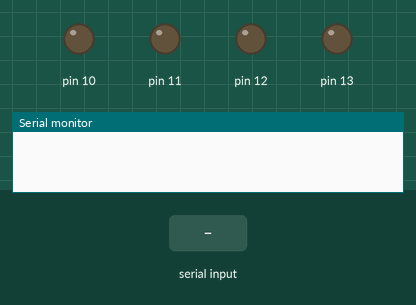
This sketch was run on a simulated Arduino Uno, built with avr-gcc and run on an emulated ATmega328P. On the bench: output pins drawn as LEDs (lit = HIGH), the last lines printed to the serial monitor. The test bench sets the inputs (shaded band).

Above: at 1.2 s.
1.3 s: "1" received over Serial
At 1.7 s:
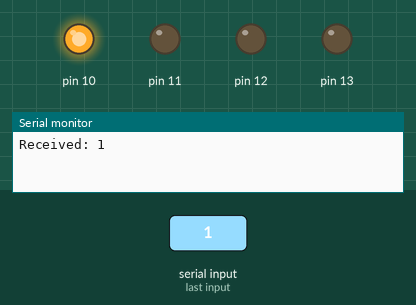
2.8 s: "2" received over Serial
At 4.0 s:
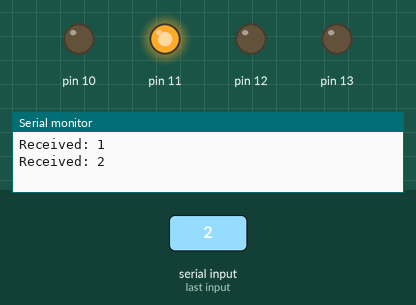
4.3 s: "3" received over Serial
At 5.2 s:
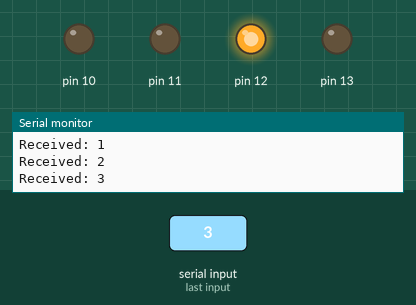
5.8 s: "4" received over Serial
At 6.3 s:
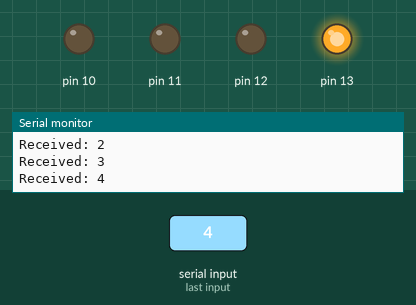
Timing chart, 0 to 8.3 s (numbered marks = the images above; inputs shaded):
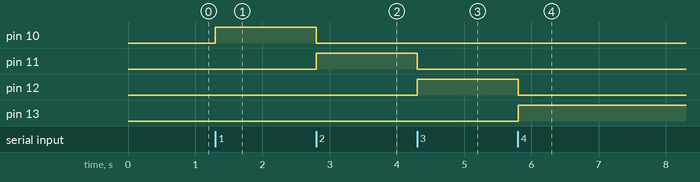

The sketch:

btserial.ino
```cpp
#define LED_1 10
#define LED_2 11
#define LED_3 12
#define LED_4 13

void setup()
{
  int i = 0;
  Serial.begin(9600);
  for (i = LED_1; i < (LED_4 + 1); ++i) {
    pinMode(i, OUTPUT);
    digitalWrite(i, LOW);
  }
}

void enable_led(int led)
{
  int i = 0;
  for (i = LED_1; i < (LED_4 + 1); ++i) {
    if (i == led) {
      digitalWrite(i, HIGH);
    } else {
      digitalWrite(i, LOW);
    }
  }
}

void loop()
{
    if (Serial.available() > 0) {
        char ch = Serial.read();
        Serial.print("Received: ");
        Serial.println(ch);
	switch(ch) {
	case '1':
	  enable_led(LED_1);
	  break;
	case '2':
	  enable_led(LED_2);
	  break;
	case '3':
	  enable_led(LED_3);
	  break;
	case '4':
	  enable_led(LED_4);
	  break;
	}
    }
}
```

Measured:
- after the input at 1.3 s, pin 10: LOW → HIGH at once
- after the input at 2.8 s, pin 10: HIGH → LOW at once; pin 11: LOW → HIGH at once
- after the input at 4.3 s, pin 11: HIGH → LOW at once; pin 12: LOW → HIGH at once
- after the input at 5.8 s, pin 12: HIGH → LOW at once; pin 13: LOW → HIGH at once
